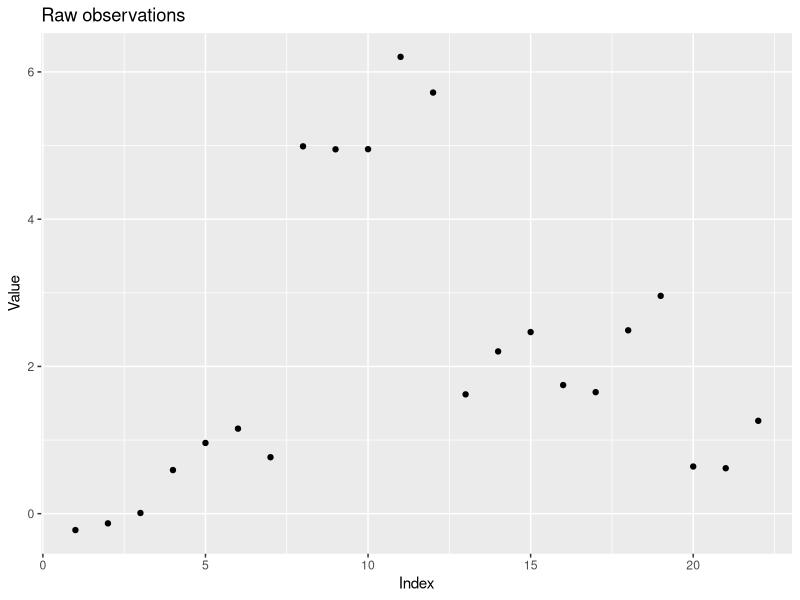

Generate this figure with R: (Note: this script raises an error after producing the figure.)
### Author: Eric Kalosa-Kenyon
### STA 243 Hw2 - Genetic algorithms and simulated annealing

##### BEGIN: Genetic algorithm

### Purpose of this algorithm
#   The goal of this program is to find an optimal solution for a piecewise
#   constant regression problem. The method used is genetic algorithms.
#   Chromosomes are binary representations of the presense or absense of
#   discontinuities in the fitted piecewise constant regression.

### Pseudocode overview
# Generate observations used for regression
# Parameterize algorithm
# Initialize random population
# Until convergence
#   Calculate fitness in current generation
#   Mate individuals proportional to fitness
# Plot result

### BEGIN: Code
rm(list=ls())

## Imports
library("ggplot2")

## Subroutines
random_chromosome = function(num_genes, nucleobases=c(0,1)){
    # Generates a chromosome
    #   lenght of chromosome is (num_genes)
    #   each element of the chromosome is an element of (nucleobases)
    x = sample(nucleobases, num_genes, replace=TRUE)
    x = paste(x, collapse='')
    return(x)
}

mate_chromosomes = function(parents, xr=0.1, mr=0.1){
    # Produce a single offspring from parent chromosomes (p1, p2) with a
    # crossover rate (xr) and a mutation rate (mr)

    p1 = parents[1]
    p2 = parents[2]
    stopifnot(nchar(p1) == nchar(p2))

    child = paste(rep("0", nchar(p1)), collapse='') # initialize child "000..."

    w = 1 # crossover parameter
    for(i in 1:nchar(p1)){

        # Give child parents' genes for each gene (i)
        #   from p1 if w == 1
        #   from p2 if w == 0
        if(w){
            child[i] = p1[i]
        }else{
            child[i] = p2[i]
        }

        # Mutate gene
        if(runif(1)<mr){
            child[i] = (child[i] + 1) %% 2
        }

        # Crossover if required
        if(runif(1)<xr){
            w = (w + 1) %% 2
        }
    }
    return(child)
}

loss_fxn = function(segment_observns){
    # Sum of square distance from mean
    return(
        sum((segment_observns - mean(segment_observns))^2)
    )
}

fitness = function(population, raw){
    # Calculate fitness for each individual in the population relative to the
    #   raw data. Return a vector of floats.

    # Check that input is ok
    stopifnot(nchar(population$Chromosomes[1]) + 1 == length(raw))

    # Initialize parameters
    losses = c()
    K = dim(population)[1]  # (K) is number of individuals in population

    for(k in 1:K){ # for each individual in the population
        x = population$Chromosome[k] # the individual's chromosome
        segment_observations = c(raw[1])
        loss = 0 # initialize base loss to 0

        for(i in 1:nchar(x)){ # for each gene in the chromosome
            if(x[i]){ # if the gene indicates a breakpoint
                # calculate and increment overall loss by segment loss
                loss = loss + loss_fxn(segment_observations)
                segment_observations = c(raw[i+1]) # reset to next segment

            }else{ # if the gene does not indicate a breakpoint
                # extend the segment
                segment_observations = c(segment_observations, raw[i+1])
            }
        }

        # Calculate loss for final segment
        loss = loss + loss_fxn(segment_observations)

        losses = c(losses, loss) # record that individual's loss
    }

    return(losses)
}

## Generate observations
# TODO: replace simple raw data with the generator given in the homework
raw = c(0,0,0,1,1,1,1,5,5,5,6,6,2,2,2,2,2,2,3,1,1,1)
sd = 0.3
N = length(raw)
raw = raw + rnorm(N, sd=sd)

# Plot the generated data
raw_df = data.frame(y=raw, x=1:length(raw))
plt1 = ggplot(raw_df, aes(x=x, y=y)) +
    geom_point() +
    xlab("Index") + ylab("Value") +
    ggtitle("Raw observations")

## Parameterize algoritm and initialize major objects
pop_col_names = c("Chromosome", "Fitness", "Generation")
pop = data.frame(matrix(ncol = 3, nrow = 0))   # Holds all individuals
colnames(pop) = pop_col_names
K = 20  # Number of chromosomes in each generation
G = 70  # Maximum number of generations

## Initialize first generation
g = 1
for(i in 1:K){
    x = random_chromosome(num_genes=N-1) # returns string of 1s and 0s
    individual = c(x, NA, g)
    pop[dim(pop)[1]+1,] = individual
}

## Calculate fitness and mate each generation
for(g in 2:G){
    parent_generation = pop[pop$Generation == g-1,]
    parent_fitness = fitness(parent_generation, raw)
    # Put parent fitness into main dataframe
    pop[rownames(parent_generation),]$Fitness = parent_fitness

    for(k in 1:K){
        parents = sample(parent_generation,
                         2,
                         replace=TRUE,
                         prob=parent_fitness)
        child_chromosome = mate_chromosomes(parents)
        child = c(child_chromosome, NA, g)
        pop[dim(pop)[1]+1,] = child
    }
}
#TODO: plot max_fitness as a function of generation

## Recover and plot max fitness chromosome
max_fitness_chromosome = pop$Chromosome[pop$Fitness == max(pop$Fitness)]
#TODO: ensure there is only one max_fitness_chromosome
#TODO: plot this chromosome with the raw data

##### END: Genetic algorithm

### NOTES:

# stopifnot(a==b) # R's version of assert

# # Given function in hw handout, used for evaluating fitness
# truefunction<-function(x){
#     t <- c(0.1, 0.13, 0.15, 0.23, 0.25, 0.4, 0.44, 0.65, 0.76, 0.78, 0.81)
#     h <- c(4, -5, 3, -4, 5, -4.2, 2.1, 4.3, -3.1, 2.1, -4.2)
#     temp <- 0
#     for(i in 1:11) {
#         temp <- temp + h[i]/2 * (1 + sign(x - t[i]))
#     }
#     return(temp)
# }
# n<-512
# x<-(0:(n-1))/n
# f<-truefunction(x)
# set.seed(0401)
# y<-f+rnorm(f)/3
# plot(x,y)
# lines(x,f)
